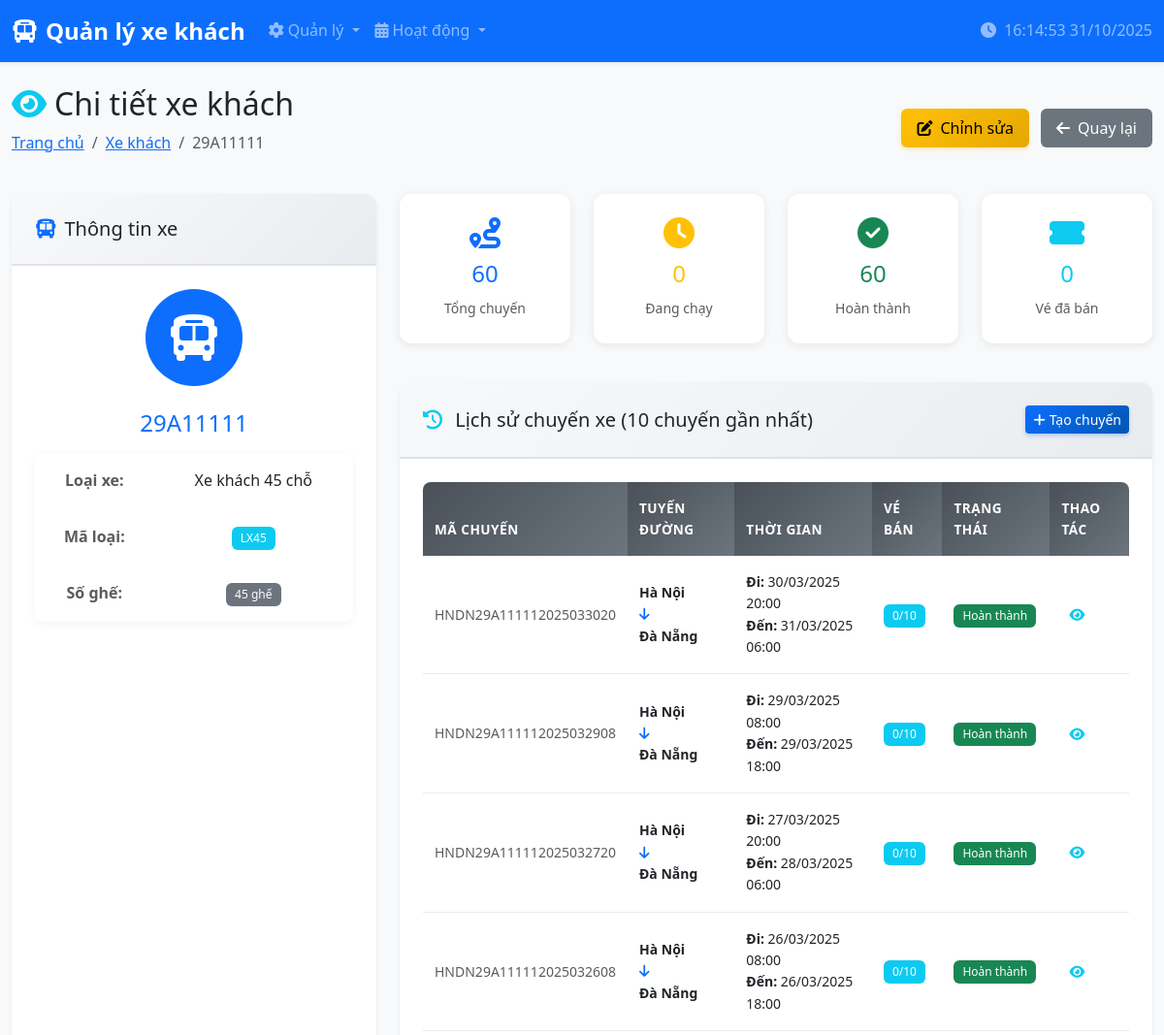
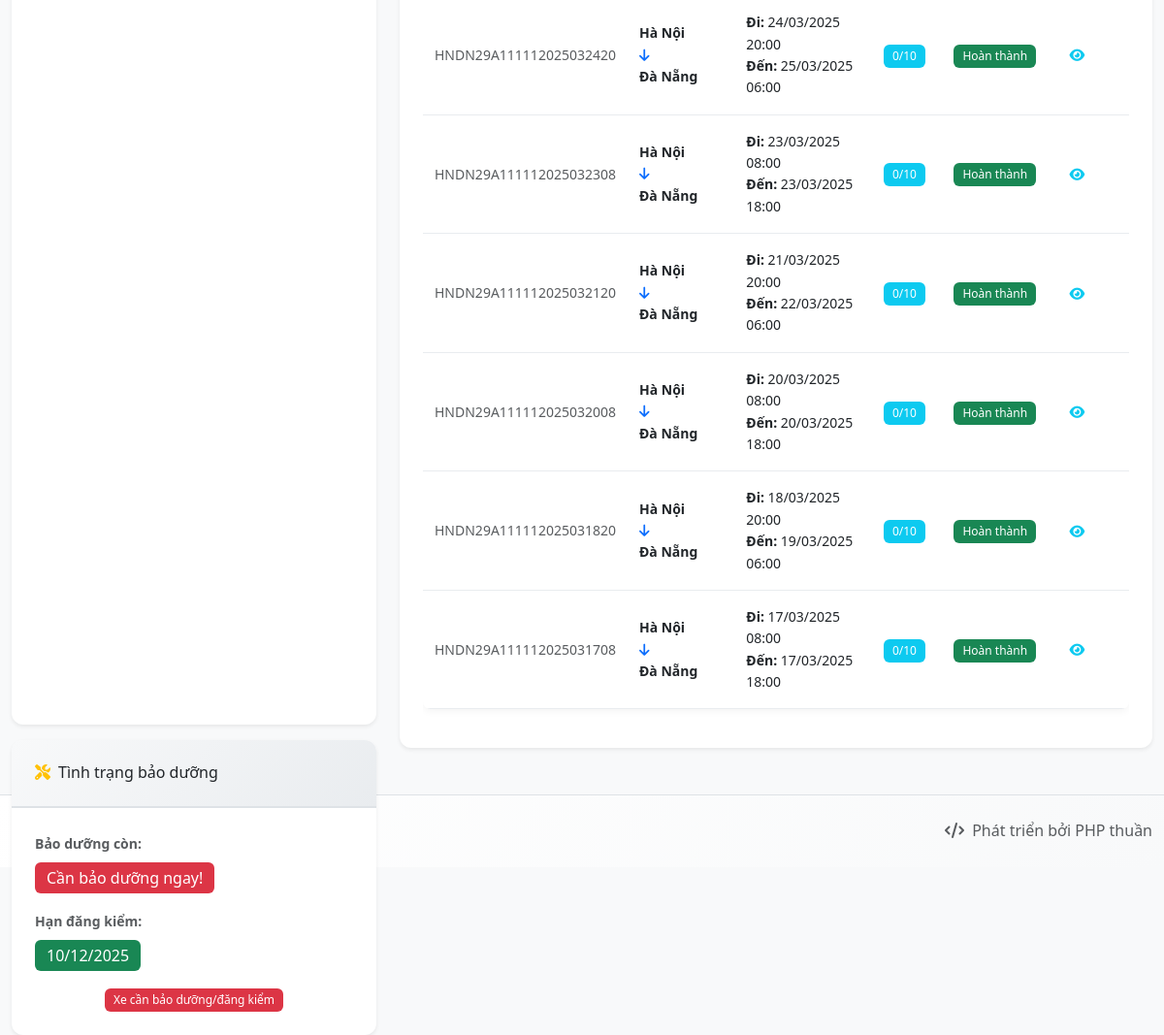
The app's page /quanly_xe_khach/xe_khach/view.php?id=29A11111 with its own data (2 pictures, top to bottom).
### tables this page shows
CREATE TABLE `xe_khach` (
  `MaXe` varchar(8) NOT NULL,
  `MaLoaiXe` varchar(10) NOT NULL,
  `SoNgayBDConLai` int(11) DEFAULT 360,
  `HanDangKiem` date DEFAULT NULL,
  PRIMARY KEY (`MaXe`),
  KEY `MaLoaiXe` (`MaLoaiXe`),
  CONSTRAINT `xe_khach_ibfk_1` FOREIGN KEY (`MaLoaiXe`) REFERENCES `loai_xe` (`MaLoaiXe`),
  CONSTRAINT `CONSTRAINT_1` CHECK (`SoNgayBDConLai` <= 360)
);

CREATE TABLE `loai_xe` (
  `MaLoaiXe` varchar(10) NOT NULL,
  `TenLoaiXe` varchar(50) NOT NULL,
  `SoGhe` int(11) NOT NULL,
  PRIMARY KEY (`MaLoaiXe`)
);

CREATE TABLE `chuyen_xe` (
  `MaChuyenXe` varchar(50) NOT NULL,
  `MaXe` varchar(8) NOT NULL,
  `MaTuyenDuong` varchar(4) NOT NULL,
  `GioDi` datetime NOT NULL,
  `GioDen` datetime NOT NULL,
  `TrangThai` int(11) DEFAULT 1,
  PRIMARY KEY (`MaChuyenXe`),
  KEY `MaXe` (`MaXe`),
  KEY `MaTuyenDuong` (`MaTuyenDuong`),
  CONSTRAINT `chuyen_xe_ibfk_1` FOREIGN KEY (`MaXe`) REFERENCES `xe_khach` (`MaXe`),
  CONSTRAINT `chuyen_xe_ibfk_2` FOREIGN KEY (`MaTuyenDuong`) REFERENCES `tuyen_duong` (`MaTuyenDuong`)
);

CREATE TABLE `tuyen_duong` (
  `MaTuyenDuong` varchar(4) NOT NULL,
  `DiemDau` varchar(100) NOT NULL,
  `DiemCuoi` varchar(100) NOT NULL,
  `DoPhucTap` int(11) DEFAULT NULL CHECK (`DoPhucTap` in (1,2,3)),
  `DoDai` int(11) NOT NULL,
  PRIMARY KEY (`MaTuyenDuong`)
);

### quanly_xe_khach/xe_khach/view.php (the view, shortened to what the rows shown need)
<?php
$database = new Database();
$db = $database->getConnection();
$id = isset($_GET['id']) ? $_GET['id'] : '';
try {
    $query = "SELECT xk.*, lx.TenLoaiXe, lx.SoGhe
              FROM xe_khach xk
              LEFT JOIN loai_xe lx ON xk.MaLoaiXe = lx.MaLoaiXe
              WHERE xk.MaXe = ?";
    $stmt = $db->prepare($query);
    $stmt->execute([$id]);
    $xe_khach = $stmt->fetch(PDO::FETCH_ASSOC);
    $query_chuyen = "SELECT cx.*, td.DiemDau, td.DiemCuoi,
                            COUNT(vx.MaVe) as SoVeDaBan,
                            (lx.SoGhe - 2) as SoGheToiDa,
                            CASE cx.TrangThai
                                WHEN 1 THEN 'Chờ khởi hành'
                                WHEN 2 THEN 'Hoàn thành'
                                ELSE 'Không xác định'
                            END as TenTrangThai
                     FROM chuyen_xe cx
                     LEFT JOIN tuyen_duong td ON cx.MaTuyenDuong = td.MaTuyenDuong
                     LEFT JOIN loai_xe lx ON ? = (SELECT MaLoaiXe FROM xe_khach WHERE MaXe = cx.MaXe)
                     LEFT JOIN ve_xe vx ON cx.MaChuyenXe = vx.MaChuyenXe
                     WHERE cx.MaXe = ?
                     GROUP BY cx.MaChuyenXe
                     ORDER BY cx.GioDi DESC
                     LIMIT 10";
    $stmt_chuyen = $db->prepare($query_chuyen);
    $stmt_chuyen->execute([$xe_khach['MaLoaiXe'], $id]);
    $danh_sach_chuyen = $stmt_chuyen->fetchAll(PDO::FETCH_ASSOC);
} catch(PDOException $e) {
    $error = "Lỗi: " . $e->getMessage();
}
include '../includes/header.php';
?>
<div class="row">
    <div class="col-12">
        <div class="d-flex justify-content-between align-items-center mb-4">
            <div>
                <h2><i class="fas fa-eye text-info me-2"></i>Chi tiết xe khách</h2>
                <nav aria-label="breadcrumb">
                    <ol class="breadcrumb">
                        <li class="breadcrumb-item"><a href="../index.php">Trang chủ</a></li>
                        <li class="breadcrumb-item"><a href="index.php">Xe khách</a></li>
                        <li class="breadcrumb-item active"><?php echo htmlspecialchars($xe_khach['MaXe']); ?></li>
                    </ol>
                </nav>
            </div>
        </div>
        <div class="row">
            <div class="col-lg-4 mb-4">
                <div class="card h-100 shadow-sm">
                    <div class="card-body text-center">
                        <div class="mb-4">
                            <div class="bg-primary text-white rounded-circle d-inline-flex align-items-center justify-content-center"
                                 style="width: 100px; height: 100px;">
                            </div>
                        </div>
                        <h4 class="text-primary mb-3"><?php echo htmlspecialchars($xe_khach['MaXe']); ?></h4>
                        <table class="table table-borderless">
                            <tr>
                                <td class="fw-bold text-muted">Loại xe:</td>
                                <td><?php echo htmlspecialchars($xe_khach['TenLoaiXe']); ?></td>
                            </tr>
                            <tr>
                                <td><span class="badge bg-info"><?php echo htmlspecialchars($xe_khach['MaLoaiXe']); ?></span></td>
                            </tr>
                            <tr>
                                <td><span class="badge bg-secondary"><?php echo $xe_khach['SoGhe']; ?> ghế</span></td>
                            </tr>
                        </table>
                    </div>
                </div>
                <div class="card mt-3 shadow-sm">
                    <div class="card-body">
                        <?php
                        $han_dk = strtotime($xe_khach['HanDangKiem']);
                        $now = time();
                        ?>
                        <div class="mb-3">
                            <div>
                                <?php
                                if ($han_dk <= $now) {
                                    echo '<span class="badge bg-danger fs-6">Đã hết hạn</span>';
                                } elseif (($han_dk - $now) <= (30 * 24 * 3600)) {
                                    echo '<span class="badge bg-warning text-dark fs-6">' . date('d/m/Y', $han_dk) . '</span>';
                                } else {
                                    echo '<span class="badge bg-success fs-6">' . date('d/m/Y', $han_dk) . '</span>';
                                }
                                ?>
                            </div>
                        </div>
                    </div>
                </div>
            </div>
            <div class="col-lg-8">
                <div class="card shadow-sm">
                    <div class="card-body">
                        <?php if (empty($danh_sach_chuyen)): ?>
                            <div class="text-center py-4">
                                <i class="fas fa-route fa-3x text-muted mb-3"></i>
                                <p class="text-muted mb-3">Xe chưa có chuyến nào</p>
                                <a href="../chuyen_xe/create.php?xe=<?php echo $xe_khach['MaXe']; ?>"
                                   class="btn btn-primary">
                                    <i class="fas fa-plus me-2"></i>Tạo chuyến đầu tiên
                                </a>
                            </div>
                        <?php else: ?>
                            <div class="table-responsive">
                                <table class="table table-hover">
                                    <thead class="table-light">
                                    <tr>
                                        <th>Mã chuyến</th>
                                        <th>Tuyến đường</th>
                                        <th>Thời gian</th>
                                        <th>Vé bán</th>
                                        <th>Trạng thái</th>
                                        <th>Thao tác</th>
                                    </tr>
                                    </thead>
                                    <tbody>
                                    <?php foreach ($danh_sach_chuyen as $chuyen): ?>
                                        <tr>
                                            <td>
                                                <small class="text-muted"><?php echo htmlspecialchars($chuyen['MaChuyenXe']); ?></small>
                                            </td>
                                            <td>
                                                <div class="small">
                                                    <strong><?php echo htmlspecialchars($chuyen['DiemDau']); ?></strong><br>
                                                    <i class="fas fa-arrow-down text-primary"></i><br>
                                                    <strong><?php echo htmlspecialchars($chuyen['DiemCuoi']); ?></strong>
                                                </div>
                                            </td>
                                            <td>
                                                <div class="small">
                                                    <strong>Đi:</strong> <?php echo date('d/m/Y H:i', strtotime($chuyen['GioDi'])); ?><br>
                                                    <strong>Đến:</strong> <?php echo date('d/m/Y H:i', strtotime($chuyen['GioDen'])); ?>
                                                </div>
                                            </td>
                                            <td>
                                                <?php
                                                $ti_le = $chuyen['SoGheToiDa'] > 0 ? ($chuyen['SoVeDaBan'] / $chuyen['SoGheToiDa']) * 100 : 0;
                                                $badge_class = $ti_le >= 80 ? 'bg-success' : ($ti_le >= 50 ? 'bg-warning' : 'bg-info');
                                                ?>
                                                <span class="badge <?php echo $badge_class; ?>">
                                                <?php echo $chuyen['SoVeDaBan']; ?>/<?php echo $chuyen['SoGheToiDa']; ?>
                                            </span>
                                            </td>
                                            <td>
                                                <?php
                                                $badge_class = $chuyen['TrangThai'] == 1 ? 'bg-warning text-dark' : 'bg-success';
                                                ?>
                                                <span class="badge <?php echo $badge_class; ?>">
                                                <?php echo $chuyen['TenTrangThai']; ?>
                                            </span>
                                            </td>
                                            <td>
                                                <div class="btn-group" role="group">
                                                    <a href="../chuyen_xe/view.php?id=<?php echo $chuyen['MaChuyenXe']; ?>"
                                                       class="btn btn-sm btn-outline-info">
                                                        <i class="fas fa-eye"></i>
                                                    </a>
                                                </div>
                                            </td>
                                        </tr>
                                    <?php endforeach; ?>
                                    </tbody>
                                </table>
                            </div>
                        <?php endif; ?>
                    </div>
                </div>
            </div>
        </div>
    </div>
</div>
<?php include '../includes/footer.php'; ?>

### records on screen
xe_khach: MaXe "29A11111", MaLoaiXe.TenLoaiXe "Xe khách 45 chỗ", MaLoaiXe "LX45", MaLoaiXe.SoGhe "45", HanDangKiem "10/12/2025"
chuyen_xe: MaChuyenXe "HNDN29A111112025033020", MaTuyenDuong.DiemDau "Hà Nội", MaTuyenDuong.DiemCuoi "Đà Nẵng", GioDi "30/03/2025 20:00", GioDen "31/03/2025 06:00", SoVeDaBan "0", SoGheToiDa "10", TenTrangThai "Hoàn thành"
chuyen_xe: MaChuyenXe "HNDN29A111112025032908", MaTuyenDuong.DiemDau "Hà Nội", MaTuyenDuong.DiemCuoi "Đà Nẵng", GioDi "29/03/2025 08:00", GioDen "29/03/2025 18:00", SoVeDaBan "0", SoGheToiDa "10", TenTrangThai "Hoàn thành"
chuyen_xe: MaChuyenXe "HNDN29A111112025032720", MaTuyenDuong.DiemDau "Hà Nội", MaTuyenDuong.DiemCuoi "Đà Nẵng", GioDi "27/03/2025 20:00", GioDen "28/03/2025 06:00", SoVeDaBan "0", SoGheToiDa "10", TenTrangThai "Hoàn thành"
chuyen_xe: MaChuyenXe "HNDN29A111112025032608", MaTuyenDuong.DiemDau "Hà Nội", MaTuyenDuong.DiemCuoi "Đà Nẵng", GioDi "26/03/2025 08:00", GioDen "26/03/2025 18:00", SoVeDaBan "0", SoGheToiDa "10", TenTrangThai "Hoàn thành"
chuyen_xe: MaChuyenXe "HNDN29A111112025032420", MaTuyenDuong.DiemDau "Hà Nội", MaTuyenDuong.DiemCuoi "Đà Nẵng", GioDi "24/03/2025 20:00", GioDen "25/03/2025 06:00", SoVeDaBan "0", SoGheToiDa "10", TenTrangThai "Hoàn thành"
chuyen_xe: MaChuyenXe "HNDN29A111112025032308", MaTuyenDuong.DiemDau "Hà Nội", MaTuyenDuong.DiemCuoi "Đà Nẵng", GioDi "23/03/2025 08:00", GioDen "23/03/2025 18:00", SoVeDaBan "0", SoGheToiDa "10", TenTrangThai "Hoàn thành"
chuyen_xe: MaChuyenXe "HNDN29A111112025032120", MaTuyenDuong.DiemDau "Hà Nội", MaTuyenDuong.DiemCuoi "Đà Nẵng", GioDi "21/03/2025 20:00", GioDen "22/03/2025 06:00", SoVeDaBan "0", SoGheToiDa "10", TenTrangThai "Hoàn thành"
chuyen_xe: MaChuyenXe "HNDN29A111112025032008", MaTuyenDuong.DiemDau "Hà Nội", MaTuyenDuong.DiemCuoi "Đà Nẵng", GioDi "20/03/2025 08:00", GioDen "20/03/2025 18:00", SoVeDaBan "0", SoGheToiDa "10", TenTrangThai "Hoàn thành"
chuyen_xe: MaChuyenXe "HNDN29A111112025031820", MaTuyenDuong.DiemDau "Hà Nội", MaTuyenDuong.DiemCuoi "Đà Nẵng", GioDi "18/03/2025 20:00", GioDen "19/03/2025 06:00", SoVeDaBan "0", SoGheToiDa "10", TenTrangThai "Hoàn thành"
chuyen_xe: MaChuyenXe "HNDN29A111112025031708", MaTuyenDuong.DiemDau "Hà Nội", MaTuyenDuong.DiemCuoi "Đà Nẵng", GioDi "17/03/2025 08:00", GioDen "17/03/2025 18:00", SoVeDaBan "0", SoGheToiDa "10", TenTrangThai "Hoàn thành"

### other values on screen
$stats['TongChuyenXe'] "60"
$stats['ChuyenDangChay'] "0"
$stats['ChuyenHoanThanh'] "60"
$stats['TongVeBan'] "0"
